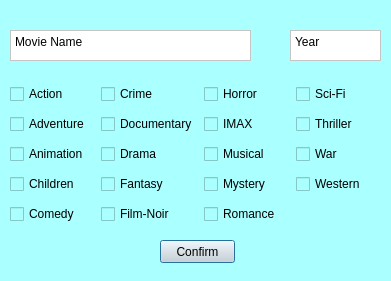
<?xml version="1.0" encoding="UTF-8"?>
<ui version="4.0">
 <class>newMovie</class>
 <widget class="QDialog" name="newMovie">
  <property name="geometry">
   <rect>
    <x>0</x>
    <y>0</y>
    <width>391</width>
    <height>281</height>
   </rect>
  </property>
  <property name="windowTitle">
   <string>Dialog</string>
  </property>
  <property name="styleSheet">
   <string notr="true">background-color: rgb(170, 255, 255);</string>
  </property>
  <widget class="QWidget" name="gridLayoutWidget">
   <property name="geometry">
    <rect>
     <x>10</x>
     <y>80</y>
     <width>371</width>
     <height>151</height>
    </rect>
   </property>
   <layout class="QGridLayout" name="gridLayout">
    <item row="2" column="0">
     <widget class="QCheckBox" name="Animation">
      <property name="text">
       <string>Animation</string>
      </property>
     </widget>
    </item>
    <item row="0" column="0">
     <widget class="QCheckBox" name="Action">
      <property name="text">
       <string>Action</string>
      </property>
     </widget>
    </item>
    <item row="3" column="0">
     <widget class="QCheckBox" name="Children">
      <property name="text">
       <string>Children</string>
      </property>
     </widget>
    </item>
    <item row="1" column="0">
     <widget class="QCheckBox" name="Adventure">
      <property name="text">
       <string>Adventure</string>
      </property>
     </widget>
    </item>
    <item row="0" column="3">
     <widget class="QCheckBox" name="SciFi">
      <property name="text">
       <string>Sci-Fi</string>
      </property>
     </widget>
    </item>
    <item row="3" column="3">
     <widget class="QCheckBox" name="Western">
      <property name="text">
       <string>Western</string>
      </property>
     </widget>
    </item>
    <item row="4" column="2">
     <widget class="QCheckBox" name="Romance">
      <property name="text">
       <string>Romance</string>
      </property>
     </widget>
    </item>
    <item row="1" column="3">
     <widget class="QCheckBox" name="Thriller">
      <property name="text">
       <string>Thriller</string>
      </property>
     </widget>
    </item>
    <item row="2" column="3">
     <widget class="QCheckBox" name="War">
      <property name="text">
       <string>War</string>
      </property>
     </widget>
    </item>
    <item row="3" column="2">
     <widget class="QCheckBox" name="Mystery">
      <property name="text">
       <string>Mystery</string>
      </property>
     </widget>
    </item>
    <item row="1" column="2">
     <widget class="QCheckBox" name="IMAX">
      <property name="text">
       <string>IMAX</string>
      </property>
     </widget>
    </item>
    <item row="0" column="2">
     <widget class="QCheckBox" name="Horror">
      <property name="text">
       <string>Horror</string>
      </property>
     </widget>
    </item>
    <item row="3" column="1">
     <widget class="QCheckBox" name="Fantasy">
      <property name="text">
       <string>Fantasy</string>
      </property>
     </widget>
    </item>
    <item row="2" column="1">
     <widget class="QCheckBox" name="Drama">
      <property name="text">
       <string>Drama</string>
      </property>
     </widget>
    </item>
    <item row="4" column="1">
     <widget class="QCheckBox" name="FilmNoir">
      <property name="text">
       <string>Film-Noir</string>
      </property>
     </widget>
    </item>
    <item row="1" column="1">
     <widget class="QCheckBox" name="Documentary">
      <property name="text">
       <string>Documentary</string>
      </property>
     </widget>
    </item>
    <item row="4" column="0">
     <widget class="QCheckBox" name="Comedy">
      <property name="text">
       <string>Comedy</string>
      </property>
     </widget>
    </item>
    <item row="0" column="1">
     <widget class="QCheckBox" name="Crime">
      <property name="text">
       <string>Crime</string>
      </property>
     </widget>
    </item>
    <item row="2" column="2">
     <widget class="QCheckBox" name="Musical">
      <property name="text">
       <string>Musical</string>
      </property>
     </widget>
    </item>
   </layout>
  </widget>
  <widget class="QPushButton" name="Confirm">
   <property name="geometry">
    <rect>
     <x>160</x>
     <y>240</y>
     <width>75</width>
     <height>23</height>
    </rect>
   </property>
   <property name="styleSheet">
    <string notr="true">background-color: rgb(217, 217, 217);</string>
   </property>
   <property name="text">
    <string>Confirm</string>
   </property>
  </widget>
  <widget class="QPlainTextEdit" name="MovieName">
   <property name="geometry">
    <rect>
     <x>10</x>
     <y>30</y>
     <width>241</width>
     <height>31</height>
    </rect>
   </property>
   <property name="styleSheet">
    <string notr="true">background-color: rgb(255, 255, 255);</string>
   </property>
   <property name="plainText">
    <string>Movie Name</string>
   </property>
  </widget>
  <widget class="QPlainTextEdit" name="MovieYear">
   <property name="geometry">
    <rect>
     <x>290</x>
     <y>30</y>
     <width>91</width>
     <height>31</height>
    </rect>
   </property>
   <property name="styleSheet">
    <string notr="true">background-color: rgb(255, 255, 255);</string>
   </property>
   <property name="plainText">
    <string>Year</string>
   </property>
  </widget>
 </widget>
 <resources/>
 <connections/>
</ui>
